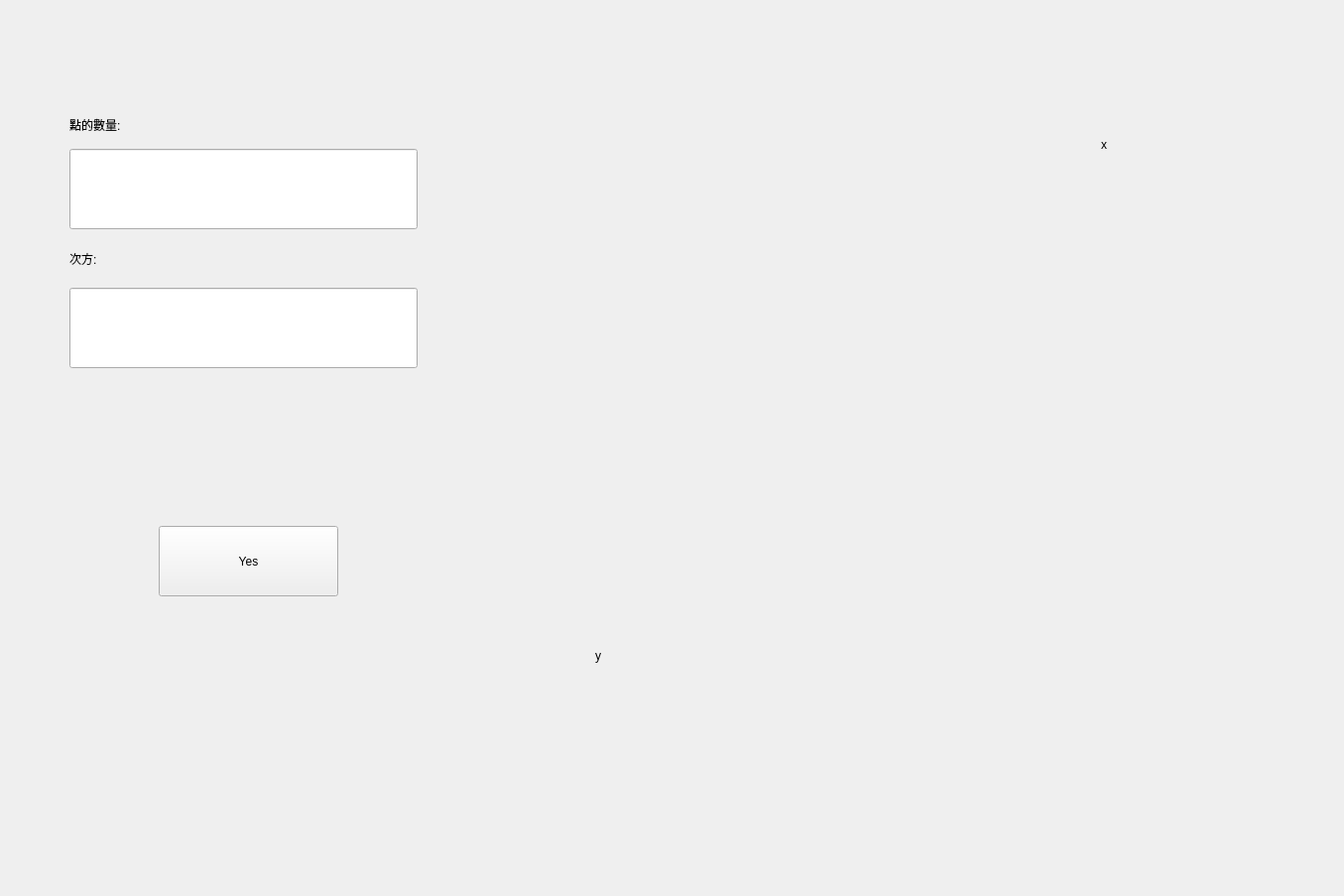
<?xml version="1.0" encoding="UTF-8"?>
<ui version="4.0">
 <class>Frame</class>
 <widget class="QFrame" name="Frame">
  <property name="geometry">
   <rect>
    <x>0</x>
    <y>0</y>
    <width>1355</width>
    <height>903</height>
   </rect>
  </property>
  <property name="windowTitle">
   <string>Frame</string>
  </property>
  <widget class="QPushButton" name="pushButton">
   <property name="geometry">
    <rect>
     <x>160</x>
     <y>530</y>
     <width>181</width>
     <height>71</height>
    </rect>
   </property>
   <property name="text">
    <string>Yes</string>
   </property>
  </widget>
  <widget class="QLineEdit" name="lineEdit">
   <property name="geometry">
    <rect>
     <x>70</x>
     <y>150</y>
     <width>351</width>
     <height>81</height>
    </rect>
   </property>
  </widget>
  <widget class="QLabel" name="label">
   <property name="geometry">
    <rect>
     <x>70</x>
     <y>100</y>
     <width>121</width>
     <height>51</height>
    </rect>
   </property>
   <property name="text">
    <string>點的數量:</string>
   </property>
  </widget>
  <widget class="QLabel" name="label_2">
   <property name="geometry">
    <rect>
     <x>70</x>
     <y>240</y>
     <width>101</width>
     <height>41</height>
    </rect>
   </property>
   <property name="text">
    <string>次方:</string>
   </property>
  </widget>
  <widget class="QLineEdit" name="lineEdit_2">
   <property name="geometry">
    <rect>
     <x>70</x>
     <y>290</y>
     <width>351</width>
     <height>81</height>
    </rect>
   </property>
  </widget>
  <widget class="QLabel" name="label_3">
   <property name="geometry">
    <rect>
     <x>600</x>
     <y>60</y>
     <width>341</width>
     <height>31</height>
    </rect>
   </property>
   <property name="text">
    <string/>
   </property>
  </widget>
  <widget class="QLabel" name="label_4">
   <property name="geometry">
    <rect>
     <x>1110</x>
     <y>130</y>
     <width>20</width>
     <height>31</height>
    </rect>
   </property>
   <property name="text">
    <string>x</string>
   </property>
  </widget>
  <widget class="QLabel" name="label_5">
   <property name="geometry">
    <rect>
     <x>600</x>
     <y>650</y>
     <width>16</width>
     <height>21</height>
    </rect>
   </property>
   <property name="text">
    <string>y</string>
   </property>
  </widget>
 </widget>
 <resources/>
 <connections/>
</ui>
